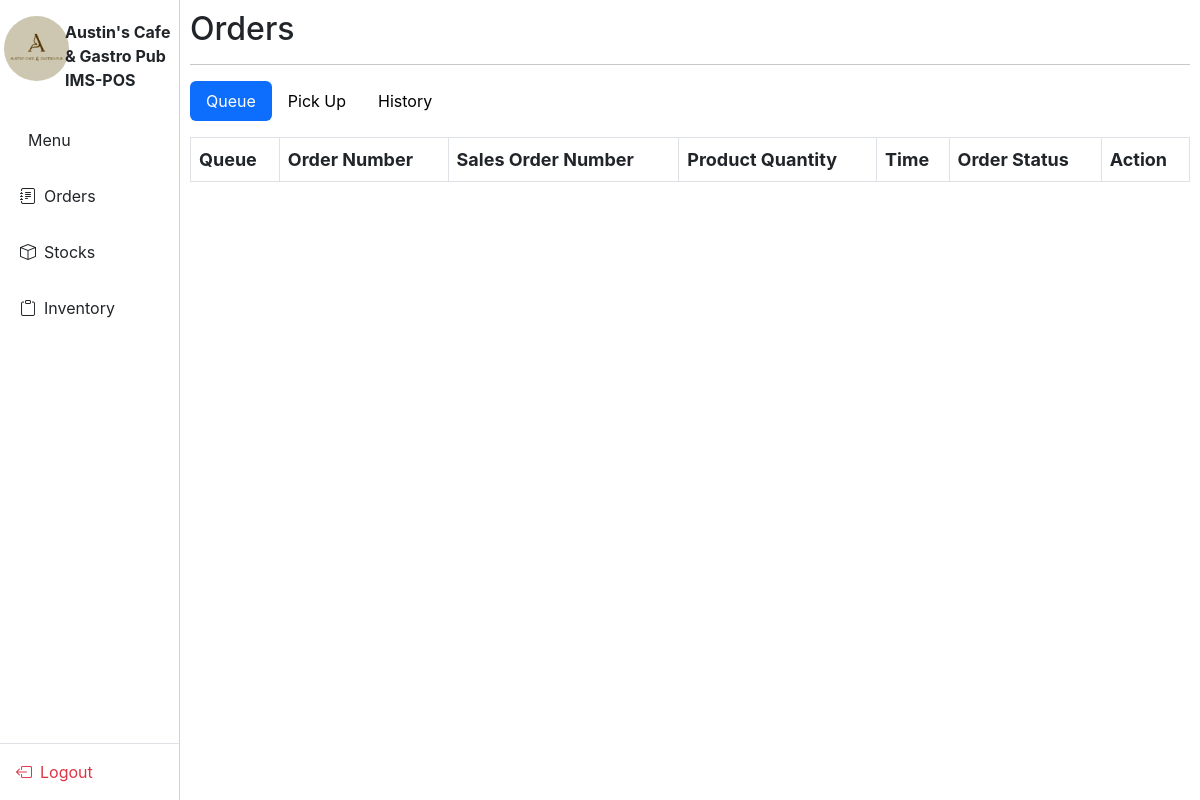
Page /IMS-POS/dump.php on the earlier database version.
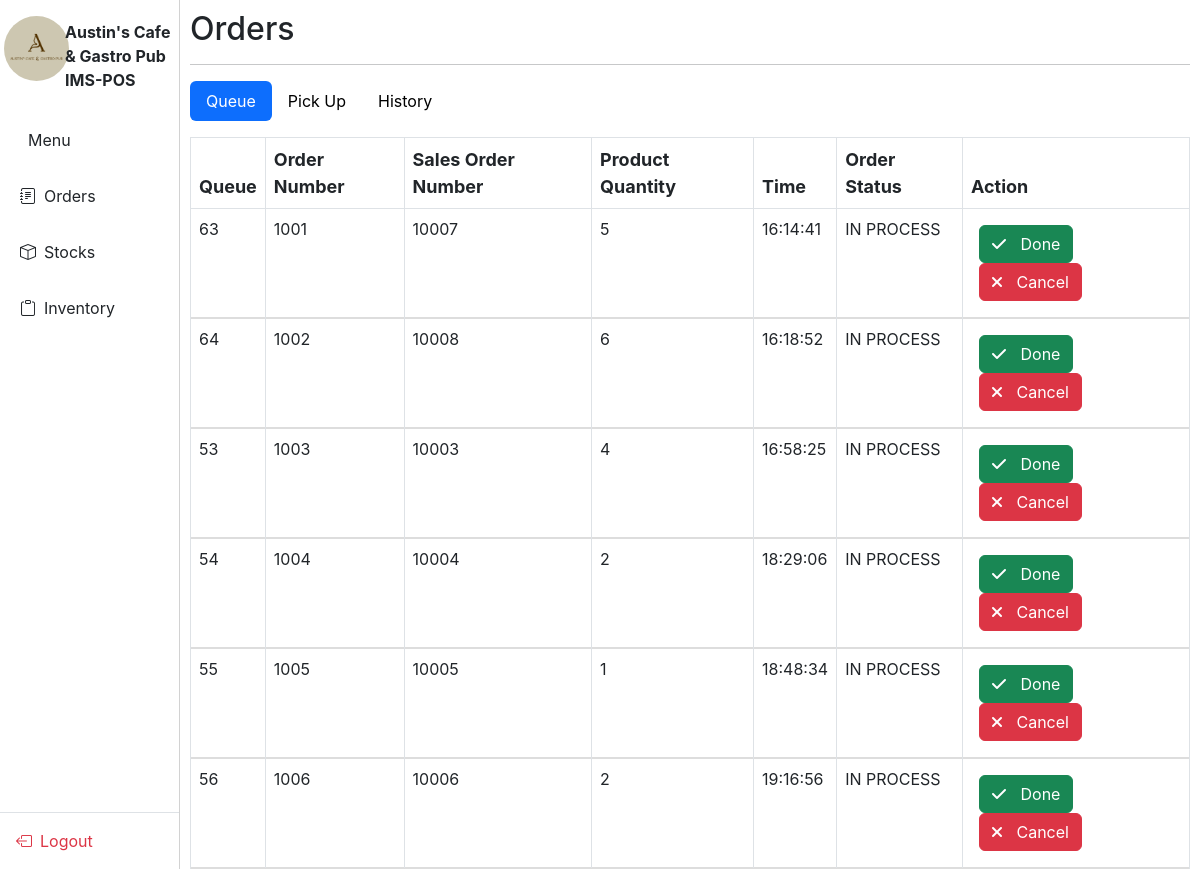
Same page on the later database version.
### tables this page shows
CREATE TABLE IF NOT EXISTS `tbl_orders` (
  `orderID` int(11) NOT NULL AUTO_INCREMENT,
  `orderNumber` int(11) DEFAULT NULL,
  `orderDate` date DEFAULT NULL,
  `orderTime` time DEFAULT NULL,
  `orderClass` enum('Dine In','Take Out') DEFAULT NULL,
  `orderStatus` enum('IN PROCESS','PICKUP','DONE') DEFAULT NULL,
  `salesOrderNumber` int(11) DEFAULT NULL,
  `employeeID` varchar(9) DEFAULT NULL,
  `customerName` varchar(20) DEFAULT NULL,
  `totalAmount` decimal(13,2) DEFAULT NULL,
  `amountPaid` decimal(13,2) DEFAULT NULL,
  `paymentMode` varchar(10) DEFAULT NULL,
  `additionalNotes` varchar(10) DEFAULT NULL,
  PRIMARY KEY (`orderID`),
  KEY `FK_tbl_orders_employees` (`employeeID`),
  KEY `orderNumber` (`orderNumber`),
  KEY `salesOrderNumber` (`salesOrderNumber`),
  CONSTRAINT `FK_tbl_orders_employees` FOREIGN KEY (`employeeID`) REFERENCES `employees` (`Employee_ID`) ON DELETE NO ACTION ON UPDATE NO ACTION
);

### IMS-POS/dump.php (the view, shortened to what this page needs)
<?php
$activeTab = isset($_GET['tab']) ? $_GET['tab'] : 'queue';
?>
<!DOCTYPE html>
<html lang="en">
<head>
  <?php require_once('links.php'); ?>
  <link href="styles/orderCollapse.css" rel="stylesheet" />
  <link href="styles/sideBar.css" rel="stylesheet" />
  <link rel="stylesheet" href="https://cdn.datatables.net/1.11.3/css/jquery.dataTables.min.css" />
  <link rel="stylesheet" href="https://cdnjs.cloudflare.com/ajax/libs/font-awesome/6.0.0/css/all.min.css" />
</head>
<body>
  <?php include 'verticalNav.php'; ?>
  <div class="main-content" id="mainContent">
    <main role="main" class="content">
      <h2>Orders</h2>
      <hr />
      <ul class="nav nav-pills mb-3" id="orderTabs" role="tablist">
        <li class="nav-item">
          <a class="nav-link <?php echo ($activeTab=='queue') ? 'active' : ''; ?>" id="queue-tab" data-toggle="pill" href="#queue" role="tab" aria-controls="queue" aria-selected="<?php echo ($activeTab=='queue') ? 'true' : 'false'; ?>">Queue</a>
        </li>
        <li class="nav-item">
          <a class="nav-link <?php echo ($activeTab=='pickup') ? 'active' : ''; ?>" id="pickup-tab" data-toggle="pill" href="#pickup" role="tab" aria-controls="pickup" aria-selected="<?php echo ($activeTab=='pickup') ? 'true' : 'false'; ?>">Pick Up</a>
        </li>
        <li class="nav-item">
          <a class="nav-link <?php echo ($activeTab=='history') ? 'active' : ''; ?>" id="history-tab" data-toggle="pill" href="#history" role="tab" aria-controls="history" aria-selected="<?php echo ($activeTab=='history') ? 'true' : 'false'; ?>">History</a>
        </li>
      </ul>
      <div class="tab-content" id="orderTabsContent">
        <div class="tab-pane fade <?php echo ($activeTab=='queue') ? 'show active' : ''; ?>" id="queue" role="tabpanel" aria-labelledby="queue-tab">
          <div class="table-container mt-3">
            <table class="table table-bordered">
              <thead>
                <tr>
                  <th>Queue</th>
                  <th>Order Number</th>
                  <th>Sales Order Number</th>
                  <th>Product Quantity</th>
                  <th>Time</th>
                  <th>Order Status</th>
                  <th>Action</th>
                </tr>
              </thead>
              <tbody>
                <?php
                  require_once('../Login/database.php');
                  $queue_orders = $conn->query("
                    SELECT
                    tbl_orders.orderID,
                    tbl_orders.orderNumber,
                    tbl_orders.salesOrderNumber,
                    tbl_orders.orderTime,
                    tbl_orders.orderClass,
                    tbl_orders.orderStatus,
                    tbl_orders.additionalNotes,
                    COALESCE(SUM(tbl_orderItems.productQuantity), 0) AS productQuantity
                    FROM tbl_orders
                    LEFT JOIN tbl_orderItems ON tbl_orders.orderNumber = tbl_orderItems.orderNumber
                    GROUP BY
                    tbl_orders.orderNumber,
                    tbl_orders.salesOrderNumber,
                    tbl_orders.orderTime,
                    tbl_orders.orderClass,
                    tbl_orders.orderStatus
                    HAVING tbl_orders.orderStatus = 'IN PROCESS';
                  ");
                  while ($order = $queue_orders->fetch(PDO::FETCH_ASSOC)) {
                    echo "<tr class='order-row' data-toggle='collapse' data-target='#orderDetails{$order['orderID']}' aria-expanded='false' aria-controls='orderDetails{$order['orderID']}'>
                            <td>{$order['orderID']}</td>
                            <td>{$order['orderNumber']}</td>
                            <td>{$order['salesOrderNumber']}</td>
                            <td>{$order['productQuantity']}</td>
                            <td>{$order['orderTime']}</td>
                            <td>IN PROCESS</td>
                            <td class='p-3'>
                              <button class='btn btn-success'><i class='fas fa-check'></i> Done</button>
                              <button class='btn btn-danger'><i class='fas fa-times'></i> Cancel</button>
                            </td>
                          </tr>";
                    echo "
                    <tr>
                      <td colspan='8' class='p-0'>
                        <div class='collapse order-collapse' id='orderDetails{$order['orderID']}'>
                          <div class='order-details'>
                              <table id='collapsible' class='border-bottom'>
                                  <tr>
                                    <thead>
                                      <th>Order Type</th>
                                      <th>Order Items</th>
                                      <th>Add-Ons</th>
                                      <th colspan='3'>Notes/Remarks</th>
                                    </thead>
                                  </tr>
                                  ";
                                      echo"
                              </table>
                        </div>
                      </div>
                    </td>
                  </tr>";
                  }
                ?>
              </tbody>
            </table>
          </div>
        </div>
      </div>
    </main>
  </div>
</body>
</html>

### IMS-POS/links.php (shortened to what this page needs)
<link href="https://cdn.jsdelivr.net/npm/bootstrap@5.3.3/dist/css/bootstrap.min.css" rel="stylesheet">
    <link rel="stylesheet" href="https://cdn.jsdelivr.net/npm/flatpickr/dist/flatpickr.min.css">
    <link rel='stylesheet' href='https://cdn-uicons.flaticon.com/2.6.0/uicons-regular-rounded/css/uicons-regular-rounded.css'>
    <link rel='stylesheet' href='https://cdn-uicons.flaticon.com/2.6.0/uicons-solid-rounded/css/uicons-solid-rounded.css'>
    <link rel='stylesheet' href='https://cdn-uicons.flaticon.com/2.6.0/uicons-solid-straight/css/uicons-solid-straight.css'>
    <link rel='stylesheet' href='https://cdn-uicons.flaticon.com/2.6.0/uicons-bold-rounded/css/uicons-bold-rounded.css'>
    <link rel='stylesheet' href='https://cdn-uicons.flaticon.com/2.6.0/uicons-thin-rounded/css/uicons-thin-rounded.css'>
    <link href="https://cdn.jsdelivr.net/npm/bootstrap-icons/font/bootstrap-icons.css" rel="stylesheet">
    <link rel="stylesheet" href="https://cdn.datatables.net/2.2.1/css/dataTables.dataTables.css" />
    <link rel="stylesheet" href="https://cdnjs.cloudflare.com/ajax/libs/twitter-bootstrap/5.3.0/css/bootstrap.min.css">
    <link rel="stylesheet" href="https://cdn.datatables.net/2.2.1/css/dataTables.bootstrap5.css">
    <link rel="stylesheet" href="https://cdn.datatables.net/responsive/3.0.3/css/responsive.bootstrap5.css">
    <link rel="stylesheet" href="https://cdn.datatables.net/2.2.1/css/dataTables.dataTables.css">
    <link rel="stylesheet" href="https://cdn.datatables.net/buttons/3.2.0/css/buttons.bootstrap5.css">
    <link href="https://unpkg.com/filepond/dist/filepond.css" rel="stylesheet">
    <link href="https://unpkg.com/filepond-plugin-image-preview/dist/filepond-plugin-image-preview.css" rel="stylesheet">
    <link rel="stylesheet" href="styles/nav.css">
    <link href="styles/POS.css" rel="stylesheet">
    <link href="styles/IMS.CSS" rel="stylesheet">

### IMS-POS/verticalNav.php
<?php
$menuActive = "";
$queueActive = "";
$stockActive = "";
$inventoryActive = "";
if($active == "menu"){
    $menuActive = "active";
    $queueActive = "";
    $stockActive = "";
    $inventoryActive = "";
}
else if($active == "orderQueue_History"){
    $queueActive = "active";
    $menuActive = "";
    $stockActive = "";
    $inventoryActive = "";
}
else if($active == "stockPage"){
    $stockActive = "active";
    $menuActive = "";
    $queueActive = "";
    $inventoryActive = "";
}
else if($active == "Inventory_Item-Records"){
    $inventoryActive = "active";
    $menuActive = "";
    $stockActive = "";
    $queueActive = "";
}
else{
    $menuActive = "";
    $queueActive = "";
    $stockActive = "";
    $inventoryActive = "";
}
    echo'
<div class="offcanvas offcanvas-start show" id="nav" tabindex="1" data-bs-scroll="true" data-bs-backdrop="false">
        <div class="p-3">
            <div>
            <div class="row">
                <div class="col-md-8 col-xl-4 col-lg-12 p-0">
                    <img src="resources/logo.png" alt="Logo" style="width: 65px; height: 65px; object-fit: cover;" class="rounded-circle">
                </div>
                <div class="col-md-8 col-xl-8 col-lg-12 p-1">
                    <span id="offcanvasScrollingLabel" class="flex-grow-1 w-75" style="font-size: 16px;"><b>Austin\'s Cafe & Gastro Pub IMS-POS</b></span>
                </div>
            </div>
            </div>
        </div>
        <div class="offcanvas-body p-0">
            <ul class="list-group list-group-flush">
                <li class="list-group-item '.$menuActive.' border-0 py-3 d-flex align-items-center">
                    <i class="fi fi-tr-utensils" style="font-size: large;"></i>
                    <a href="menu.php" class="ms-2 text-decoration-none text-dark w-100">Menu</a>
                </li>
                <li class="list-group-item '.$queueActive.' border-0 py-3 d-flex align-items-center">
                    <i class="bi bi-journal-text"></i>
                    <a href="orderQueue_History.php" class="ms-2 text-decoration-none text-dark w-100">Orders</a>
                </li>
                <li class="list-group-item '.$stockActive.' border-0 py-3 d-flex align-items-center">
                    <i class="bi bi-box"></i>
                    <a href="stockPage.php" class="ms-2 text-decoration-none text-dark w-100">Stocks</a>
                </li>
                <li class="list-group-item '.$inventoryActive.' border-0 py-3 d-flex align-items-center">
                    <i class="bi bi-clipboard"></i>
                    <a href="Inventory_Item-Records.php" class="ms-2 text-decoration-none text-dark w-100">Inventory</a>
                </li>
            </ul>
        </div>
        <div class="offcanvas-footer border-top p-3">
            <a href="/Austin-sIMS-POS/Login/logout.php" class="d-flex align-items-center text-danger text-decoration-none">
                <i class="bi bi-box-arrow-left"></i>
                <span class="ms-2">Logout</span>
            </a>
        </div>
    </div>
    ';
?>

### IMS-POS/styles/nav.css (style rules this page uses)
#nav { position: fixed; width: 15%; }
.list-group-item { border: none; padding: 10px 20px; border-radius: 10px; transition: all 0.3s ease; }

### IMS-POS/styles/POS.css (style rules this page uses)
body { font-family: Inter, Arial; }
#mainContent { position: relative; height: 100vh; width: calc(100% - 15%); left: 15%; padding: 10px; }

### IMS-POS/styles/orderCollapse.css (style rules this page uses)
th { font-size: 18px; }

### IMS-POS/styles/sideBar.css (style rules this page uses)
.fa-solid, .fas { padding-right: 10px !important; }

### IMS-POS/dump.php (style rules this page uses)
.table tbody tr { border-bottom: 1px solid #ddd; }

Differences in the rows shown:
added tbl_orders: orderID "63", orderNumber "1001", salesOrderNumber "10007", productQuantity "5", orderTime "16:14:41"
added tbl_orders: orderID "64", orderNumber "1002", salesOrderNumber "10008", productQuantity "6", orderTime "16:18:52"
added tbl_orders: orderID "53", orderNumber "1003", salesOrderNumber "10003", productQuantity "4", orderTime "16:58:25"
added tbl_orders: orderID "54", orderNumber "1004", salesOrderNumber "10004", productQuantity "2", orderTime "18:29:06"
added tbl_orders: orderID "55", orderNumber "1005", salesOrderNumber "10005", productQuantity "1", orderTime "18:48:34"
added tbl_orders: orderID "56", orderNumber "1006", salesOrderNumber "10006", productQuantity "2", orderTime "19:16:56"
